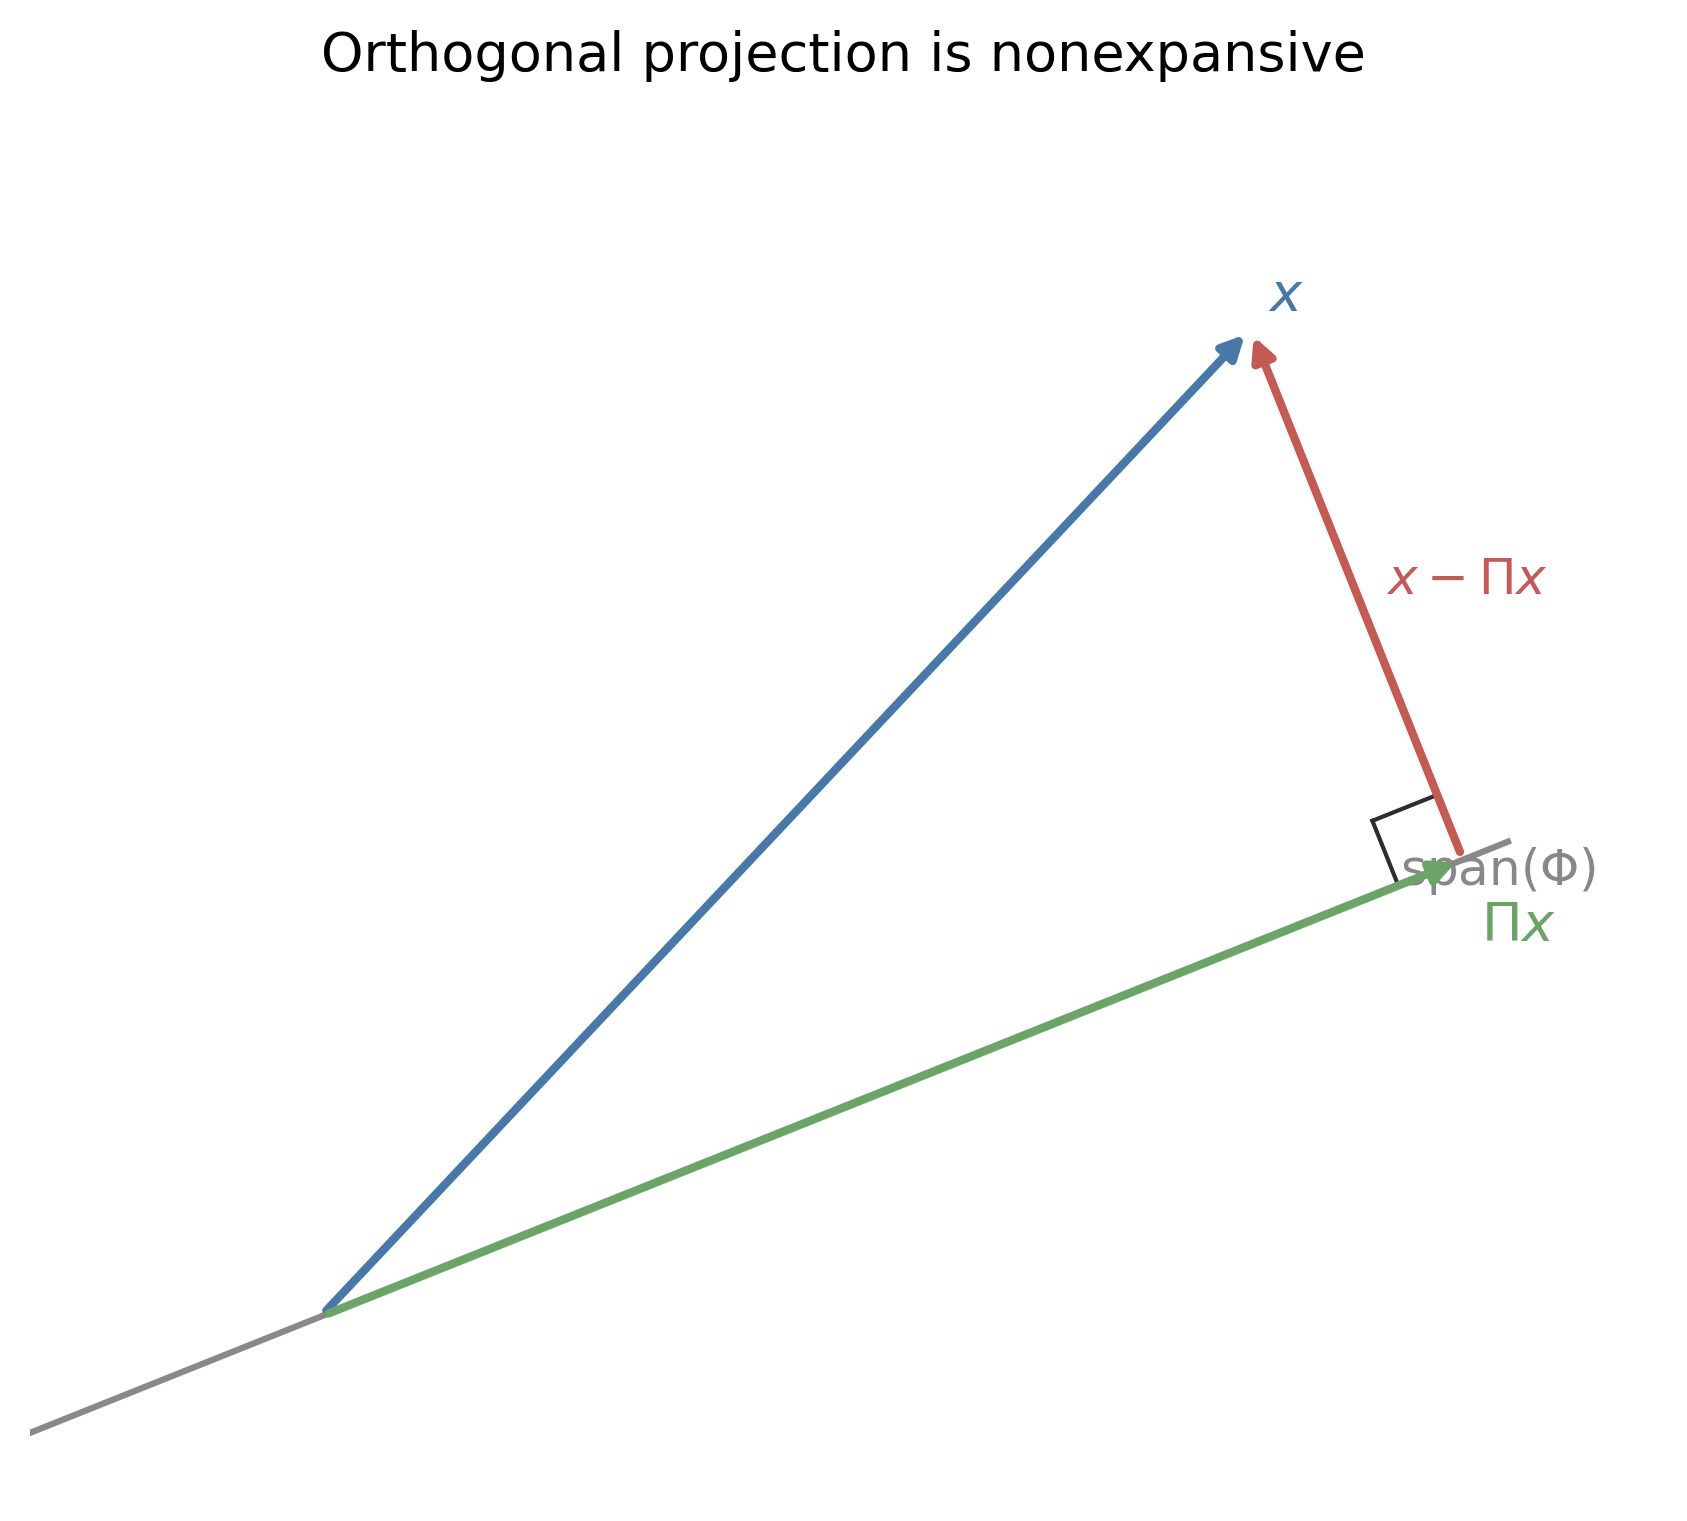

This figure's Python source:
# Hilbert-Space Projection Geometry (diagram-only)
# Appendix A - Mathematical Preliminaries
# Orthogonal projection onto a subspace is nonexpansive. The Pythagorean identity
# ||x||^2 = ||Pi x||^2 + ||x - Pi x||^2 gives ||Pi x|| <= ||x|| directly. This is the geometric
# fact behind the on-policy TD / projected-Bellman contraction in the linear-approximation proofs.

import argparse
import os
import sys

sys.path.insert(0, os.path.join(os.path.dirname(__file__), "..", ".."))
from sims.plot_style import apply_style, COLORS, FIG_SQUARE

import numpy as np
import matplotlib

matplotlib.use("Agg")
import matplotlib.pyplot as plt

apply_style()

OUTPUT_DIR = os.path.dirname(__file__)

# Fixed geometry (a diagram, no Monte Carlo): subspace spanned by u, target point x.
U = np.array([1.0, 0.4])  # direction spanning the 1-D subspace
X = np.array([1.6, 1.7])  # the point being projected


def project(x, u):
    u = u / np.linalg.norm(u)
    return (x @ u) * u


def generate_outputs():
    u = U / np.linalg.norm(U)
    px = project(X, U)  # orthogonal projection of X onto span(u)
    resid = X - px

    fig, ax = plt.subplots(figsize=FIG_SQUARE)
    # subspace line
    ts = np.linspace(-0.6, 2.2, 2)
    line = np.outer(ts, u)
    ax.plot(line[:, 0], line[:, 1], color=COLORS["gray"], linewidth=1.5, zorder=1)
    ax.annotate(
        r"$\mathrm{span}(\Phi)$",
        xy=(2.0 * u[0], 2.0 * u[1]),
        color=COLORS["gray"],
        fontsize=12,
    )
    # vectors from origin
    ax.annotate(
        "",
        xy=X,
        xytext=(0, 0),
        arrowprops=dict(arrowstyle="-|>", color=COLORS["blue"], lw=2),
    )
    ax.annotate(
        "",
        xy=px,
        xytext=(0, 0),
        arrowprops=dict(arrowstyle="-|>", color=COLORS["green"], lw=2),
    )
    # residual x - Pi x
    ax.annotate(
        "",
        xy=X,
        xytext=px,
        arrowprops=dict(arrowstyle="-|>", color=COLORS["red"], lw=2),
    )
    ax.text(X[0] + 0.03, X[1] + 0.03, r"$x$", color=COLORS["blue"], fontsize=13)
    ax.text(px[0] + 0.03, px[1] - 0.14, r"$\Pi x$", color=COLORS["green"], fontsize=13)
    ax.text(
        0.5 * (X[0] + px[0]) + 0.05,
        0.5 * (X[1] + px[1]),
        r"$x - \Pi x$",
        color=COLORS["red"],
        fontsize=12,
    )
    # right-angle marker at Pi x
    m = 0.12
    d1 = -u
    d2 = resid / np.linalg.norm(resid)
    corner = px + m * d1
    ax.plot(
        [corner[0], corner[0] + m * d2[0]],
        [corner[1], corner[1] + m * d2[1]],
        color=COLORS["black"],
        linewidth=1.0,
    )
    ax.plot(
        [px[0] + m * d2[0], corner[0] + m * d2[0]],
        [px[1] + m * d2[1], corner[1] + m * d2[1]],
        color=COLORS["black"],
        linewidth=1.0,
    )

    ax.set_xlim(-0.5, 2.3)
    ax.set_ylim(-0.3, 2.1)
    ax.set_aspect("equal")
    ax.set_title("Orthogonal projection is nonexpansive")
    ax.set_xticks([])
    ax.set_yticks([])
    for s in ax.spines.values():
        s.set_visible(False)

    fig_path = os.path.join(OUTPUT_DIR, "hilbert_projection.png")
    fig.savefig(fig_path, dpi=300, bbox_inches="tight")
    plt.close(fig)
    print(f"  Figure saved: {fig_path}")

    # small numeric verification table (Pythagoras + nonexpansiveness for the drawn example)
    nx = np.linalg.norm(X)
    npx = np.linalg.norm(px)
    nres = np.linalg.norm(resid)
    tex_path = os.path.join(OUTPUT_DIR, "hilbert_projection.tex")
    with open(tex_path, "w") as f:
        f.write("\\begin{table}[h]\n\\centering\n")
        f.write(
            "\\caption{Numeric check of the Pythagorean identity and nonexpansiveness for the "
            "point and subspace drawn in Figure~\\ref{fig:prelim_hilbert}. The squared lengths "
            "add exactly, and the projection is no longer than the original.}\n"
        )
        f.write("\\label{tab:prelim_hilbert}\n")
        f.write("\\begin{tabular}{lc}\n\\hline\n")
        f.write("Quantity & Value \\\\\n\\hline\n")
        f.write(f"$\\|x\\|^2$ & {nx**2:.4f} \\\\\n")
        f.write(
            f"$\\|\\Pi x\\|^2 + \\|x - \\Pi x\\|^2$ & {npx**2 + nres**2:.4f} \\\\\n"
        )
        f.write(f"$\\|\\Pi x\\|$ & {npx:.4f} \\\\\n")
        f.write(f"$\\|x\\|$ & {nx:.4f} \\\\\n")
        f.write("\\hline\n\\end{tabular}\n\\end{table}\n")
    print(f"  Table saved: {tex_path}")


def main():
    parser = argparse.ArgumentParser(
        description="Hilbert projection geometry (diagram-only)"
    )
    parser.add_argument("--data-only", action="store_true")
    parser.add_argument("--plots-only", action="store_true")
    args = parser.parse_args()
    print("=" * 70)
    print("HILBERT-SPACE PROJECTION GEOMETRY (diagram-only)")
    print("=" * 70)
    print()
    if args.data_only:
        print("Diagram-only sim: no data to compute. Use default or --plots-only.")
        return
    generate_outputs()
    print("\nDone.")


if __name__ == "__main__":
    main()
